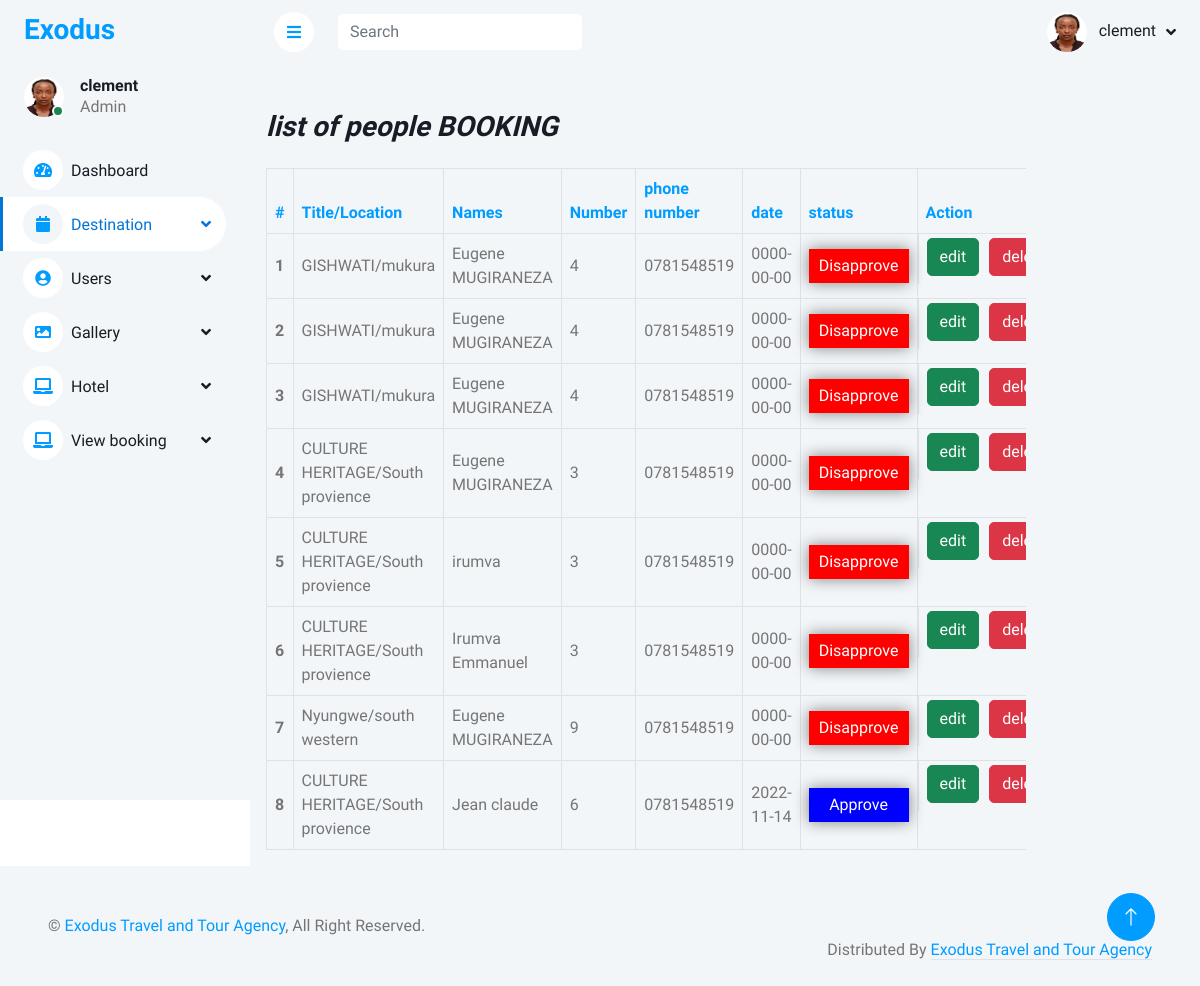
Page /dashboard/Booked/BookedDestination.php (signed in) on the committed database.
### tables this page shows
CREATE TABLE `booking` (
  `id` int(10) NOT NULL,
  `title` varchar(40) NOT NULL,
  `location` varchar(30) NOT NULL,
  `name` varchar(30) NOT NULL,
  `email` varchar(30) NOT NULL,
  `number` varchar(30) NOT NULL,
  `phone` varchar(13) NOT NULL,
  `date` date NOT NULL,
  `status` varchar(30) NOT NULL
);

### dashboard/Booked/BookedDestination.php (the view, shortened to what this page needs)
<?php
include '../db/connection.php';
$retrieve = "SELECT * FROM booking";
$query = $conn->query($retrieve);
$feching = $query->fetchAll(PDO::FETCH_OBJ);
?>
<!DOCTYPE html>
<html lang="en">
<head>
    <link href="https://cdnjs.cloudflare.com/ajax/libs/font-awesome/5.10.0/css/all.min.css" rel="stylesheet">
    <link href="https://cdn.jsdelivr.net/npm/bootstrap-icons@1.4.1/font/bootstrap-icons.css" rel="stylesheet">
    <link href="../lib/owlcarousel/assets/owl.carousel.min.css" rel="stylesheet">
    <link href="../lib/tempusdominus/css/tempusdominus-bootstrap-4.min.css" rel="stylesheet" />
    <link href="../css/bootstrap.min.css" rel="stylesheet">
    <link href="../css/style.css" rel="stylesheet">
</head>
<body>
    <div class="container-xxl position-relative bg-white d-flex p-0">
        <div class="sidebar pe-4 pb-3">
            <nav class="navbar bg-light navbar-light">
                <a href="index.html" class="navbar-brand mx-4 mb-3">
                    <h3 class="text-primary">Exodus </h3>
                </a>
                <div class="d-flex align-items-center ms-4 mb-4">
                    <div class="position-relative">
                        <img class="rounded-circle" src="../../images/exodusprofile.jpg" alt="" style="width: 40px; height: 40px;">
                        <div class="bg-success rounded-circle border border-2 border-white position-absolute end-0 bottom-0 p-1"></div>
                    </div>
                    <div class="ms-3">
                        <h6 class="mb-0"><?php echo $_SESSION['username']; ?></h6>
                        <span>Admin</span>
                    </div>
                </div>
                <div class="navbar-nav w-100">
                    <a href="../index.php" class="nav-item nav-link "><i class="fa fa-tachometer-alt me-2 text-primary"></i>Dashboard</a>
                    <div class="nav-item dropdown">
                        <a href="#" class="nav-link dropdown-toggle active" data-bs-toggle="dropdown"><i class="fa fa-calendar me-2 text-primary"></i>Destination</a>
                    </div>
                    <div class="nav-item dropdown">
                        <a href="#" class="nav-link dropdown-toggle" data-bs-toggle="dropdown"><i class="fa fa-user-circle me-2 text-primary"></i>Users</a>
                    </div>
                    <div class="nav-item dropdown">
                        <a href="#" class="nav-link dropdown-toggle" data-bs-toggle="dropdown"><i class="fa fa-image me-2 text-primary"></i>Gallery</a>
                    </div>
                    <div class="nav-item dropdown">
                        <a href="#" class="nav-link dropdown-toggle " data-bs-toggle="dropdown"><i class="fa fa-laptop me-2 text-primary"></i>Hotel</a>
                    </div>
                    <div class="nav-item dropdown">
                        <a href="#" class="nav-link dropdown-toggle " data-bs-toggle="dropdown"><i class="fa fa-laptop me-2 text-primary"></i>View booking</a>
                    </div>
                </div>
            </nav>
        </div>
        <div class="content bg-light">
            <nav class="navbar navbar-expand bg-light navbar-light sticky-top px-4 py-0">
                <a href="#" class="sidebar-toggler flex-shrink-0">
                    <i class="fa fa-bars"></i>
                </a>
                <form class="d-none d-md-flex ms-4">
                    <input class="form-control border-0" type="search" placeholder="Search">
                </form>
                <div class="navbar-nav align-items-center ms-auto">
                    <div class="nav-item dropdown">
                        <a href="#" class="nav-link dropdown-toggle" data-bs-toggle="dropdown">
                            <img class="rounded-circle me-lg-2" src="../../images/exodusprofile.jpg" alt="" style="width: 40px; height: 40px;">
                            <span class="d-none d-lg-inline-flex"><?php echo $_SESSION['username']; ?></span>
                        </a>
                    </div>
                </div>
            </nav>
            <div>
                <div class="col-sm-10 " style="padding-top: 15px;">
                    <div class="bg-light rounded h-100 p-3">
                        <h3 class="mb-4" style="padding-top: 15px;"><i>list of people BOOKING</i></h3>
                        <div class="table-responsive">
                            <table class="table text-start align-middle table-bordered table-hover mb-0 ">
                                <thead>
                                    <tr>
                                        <th scope="col" class="text-primary">#</th>
                                        <th scope="col" class="text-primary col-sm-2">Title/Location</th>
                                        <th scope="col" class="text-primary col-sm-1">Names</th>
                                        <th scope="col" class="text-primary col-sm-1">Number</th>
                                        <th scope="col" class="text-primary col-sm-1">phone number</th>
                                        <th scope="col" class="text-primary col-sm-1">date</th>
                                        <th scope="col" class="text-primary col-sm-1">status</th>
                                        <th scope="col" class="text-primary col-sm-1">Action</th>
                                    </tr>
                                </thead>
                                <?php
                                $i = 0;
                                foreach ($feching as $key => $destination) {
                                    $i++;
                                ?>
                                    <tbody>
                                        <tr>
                                            <th scope="row"><?php echo $i ?></th>
                                            <td><?= $destination->title; ?>/<?= $destination->location; ?></td>
                                            <td><?= $destination->name; ?></td>
                                            <td><?= $destination->number; ?></td>
                                            <td><?= $destination->phone; ?></td>
                                            <td><?= $destination->date; ?></td>
                                            <td><button onclick="updateStatus(<?= $destination->id; ?>)" id="statusBtn<?= $destination->id; ?>" class="status-btn <?= $destination->status == 0 ? 'approve' : 'disapprove'; ?>"><?= $destination->status == 0 ? 'Approve' : 'Disapprove'; ?></button></td>
                                            <td class="d-flex pt-1">
                                                <a href="edit.php?id=<?= $destination->id; ?>" style="padding-right: 10px; color:green"><button class="btn btn-success">edit</button></a>
                                                <a href="delete.php?id=<?= $destination->id; ?>" onclick="return confirm('Are you sure you want to delete this file with its details permanently? click Ok to continue or click Cancel')"><button class="btn btn-danger">delete</button></a>
                                            </td>
                                        </tr>
                                    </tbody>
                                <?php } ?>
                            </table>
                        </div>
                    </div>
                </div>
            </div>
        </div>
    </div>
    <div class="container-fluid pt-4 px-4">
        <div class="bg-light rounded-top p-4">
            <div class="row">
                <div class="col-12 col-sm-6 text-center text-sm-start">
                    &copy; <a href="#">Exodus Travel and Tour Agency</a>, All Right Reserved.
                </div>
                <div class="col-12 col-sm-6 text-center text-sm-end">
                    Distributed By <a class="border-bottom" href="https://themewagon.com" target="_blank">Exodus Travel and Tour Agency</a>
                </div>
            </div>
        </div>
    </div>
    <a href="#" class="btn btn-lg btn-primary btn-lg-square back-to-top"><i class="bi bi-arrow-up"></i></a>
</body>
</html>

### dashboard/css/style.css (style rules this page uses)
:root { --primary: #0275d8; --light: #F3F6F9; --dark: #191C24; }
.back-to-top { position: fixed; display: none; right: 45px; bottom: 45px; z-index: 99; }
.btn { transition: .5s; }
.btn.btn-primary { color: #FFFFFF; }
.btn-lg-square { width: 48px; height: 48px; }
.btn-square, .btn-sm-square, .btn-lg-square { padding: 0; display: inline-flex; align-items: center; justify-content: center; font-weight: normal; border-radius: 50px; }
.sidebar { position: fixed; top: 0; left: 0; bottom: 0; width: 250px; height: 100vh; overflow-y: auto; background: var(--light); transition: 0.5s; z-index: 999; }
.content { margin-left: 250px; min-height: 100vh; background: #FFFFFF; transition: 0.5s; }
@media (min-width: 992px) { .sidebar { margin-left: 0; } }
@media (min-width: 992px) { .content { width: calc(100% - 250px); } }
.sidebar .navbar .navbar-nav .nav-link { padding: 7px 20px; color: var(--dark); font-weight: 500; border-left: 3px solid var(--light); border-radius: 0 30px 30px 0; outline: none; }
.sidebar .navbar .navbar-nav .nav-link:hover, .sidebar .navbar .navbar-nav .nav-link.active { color: var(--primary); background: #FFFFFF; border-color: var(--primary); }
.sidebar .navbar .navbar-nav .nav-link i { width: 40px; height: 40px; display: inline-flex; align-items: center; justify-content: center; background: #FFFFFF; border-radius: 40px; }
.sidebar .navbar .navbar-nav .nav-link:hover i, .sidebar .navbar .navbar-nav .nav-link.active i { background: var(--light); }
.sidebar .navbar .dropdown-toggle::after { position: absolute; top: 15px; right: 15px; border: none; content: "\f107"; font-family: "Font Awesome 5 Free"; font-weight: 900; transition: .5s; }
.content .navbar .navbar-nav .nav-link { margin-left: 20px; padding: 12px 0; color: var(--dark); outline: none; }
.content .navbar .sidebar-toggler, .content .navbar .navbar-nav .nav-link i { width: 40px; height: 40px; display: inline-flex; align-items: center; justify-content: center; background: #FFFFFF; border-radius: 40px; }
.content .navbar .dropdown-toggle::after { margin-left: 6px; vertical-align: middle; border: none; content: "\f107"; font-family: "Font Awesome 5 Free"; font-weight: 900; transition: .5s; }

### dashboard/Booked/BookedDestination.php (style rules this page uses)
.status-btn { border: none; color: white; padding: 5px 10px; width: 100px; cursor: pointer; box-shadow: 0px 0px 15px gray }
.approve { background-color: blue; }
.disapprove { background-color: red; }

### rows in the picture
booking: title "GISHWATI", location "mukura", name "Eugene MUGIRANEZA", number "4", phone "0781548519", date "0000-00-00", status "Disapprove"
booking: title "GISHWATI", location "mukura", name "Eugene MUGIRANEZA", number "4", phone "0781548519", date "0000-00-00", status "Disapprove"
booking: title "GISHWATI", location "mukura", name "Eugene MUGIRANEZA", number "4", phone "0781548519", date "0000-00-00", status "Disapprove"
booking: title "CULTURE HERITAGE", location "South provience", name "Eugene MUGIRANEZA", number "3", phone "0781548519", date "0000-00-00", status "Disapprove"
booking: title "CULTURE HERITAGE", location "South provience", name "irumva", number "3", phone "0781548519", date "0000-00-00", status "Disapprove"
booking: title "CULTURE HERITAGE", location "South provience", name "Irumva Emmanuel", number "3", phone "0781548519", date "0000-00-00", status "Disapprove"
booking: title "Nyungwe", location "south western", name "Eugene MUGIRANEZA", number "9", phone "0781548519", date "0000-00-00", status "Disapprove"
booking: title "CULTURE HERITAGE", location "South provience", name "Jean claude", number "6", phone "0781548519", date "2022-11-14", status "Approve"

### other values in the picture
$_SESSION['username'] "clement"
